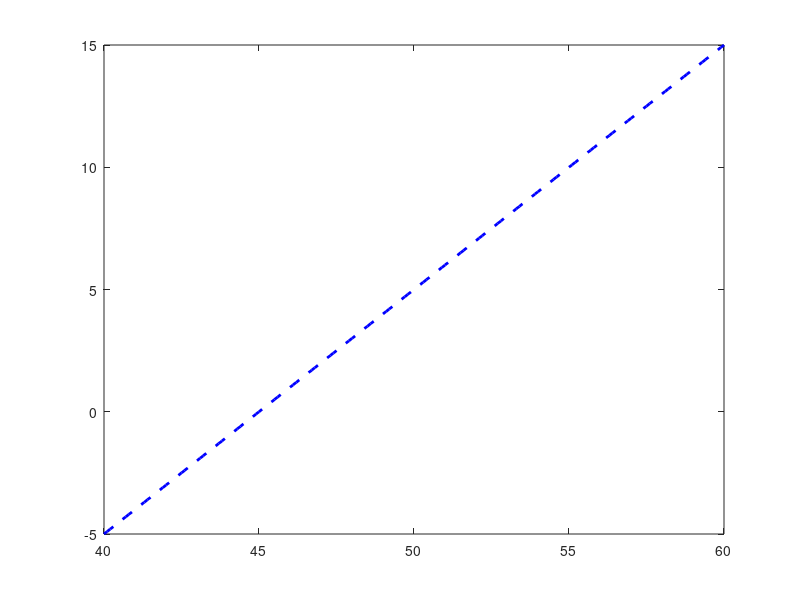

Recreate this plot in MATLAB. (Note: this script raises an error after producing the figure.)
%% plot covered call
X=50;
C=3;
S0=45;
ST=40:.1:60;
   plot(ST,ST-S0,'--blue','LineWidth',2);
      hold on;
   plot(ST,shortcall(ST,X,C),'-black','LineWidth',2);
   plot(ST,CoveredCall(S0,ST,X,C),'-red','LineWidth',2);
   plot([X,X],ylim,'--black');
   plot(xlim,[0,0],'--black');
   
legend('buy asset','short call','covered call');
title('Covered Call = Long Stock + Short Call');

 line([X X] , ylim, 'LineStyle','--', 'Color', 'k');
  line(xlim , [0 0], 'LineStyle','--', 'Color', 'k');
hold off;
   


%% plot protective put
X=50;
C=3;
S0=45;
ST=40:.1:60;
   plot(ST,ST-S0,'--blue','LineWidth',2);
      hold on;
   plot(ST,longput(ST,X,C),'-black','LineWidth',2);
   plot(ST,ProtectivePut(S0,ST,X,C),'-red','LineWidth',2);
   plot([X,X], ylim,'--black');
   plot(xlim,[0,0],'--black');
   
legend('buy asset','long put','protective put');
title('Protective Put = Long Stock + Long Put');
 line([X X] , ylim, 'LineStyle','--', 'Color', 'k');
  line(xlim , [0 0], 'LineStyle','--', 'Color', 'k');
hold off;



%%